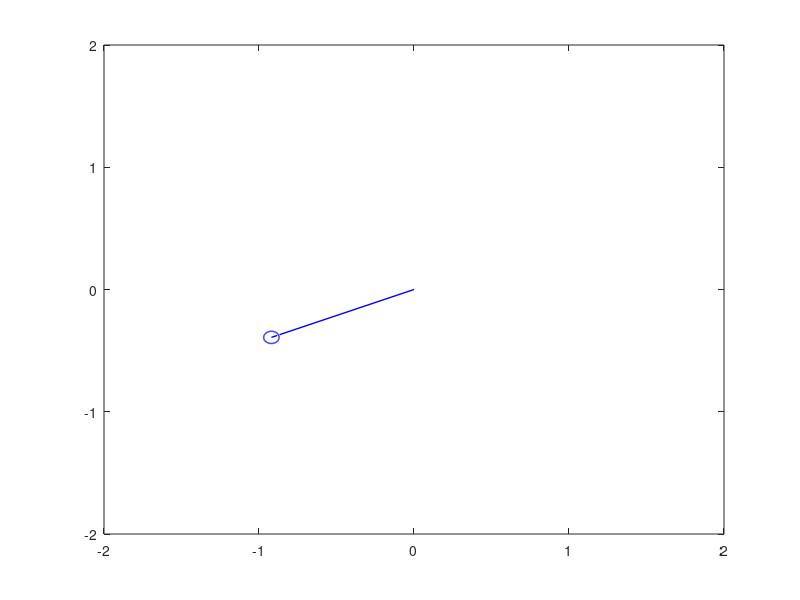

Here is the MATLAB script that generated this plot:
% Inverted Pendulum Simulation (linearisation at pi) %
clear
clf

Length = 1;
Mass = 15;
g=9.81;
vp_init=0;

%system parameters
k=g/Length;
%rk=sqrt(k); %used when undamped
theta_init=0.01;
c=1;

%specific solution parameters 
p=[1 c -k];
r=roots(p);
A=[r(1) r(2);1 1];
B=[0;theta_init];
C=linsolve(A,B);

t=0;
%motion of the platform
motion=0;
prev_time=0;
tic;

    while t<=15
        t=toc;
        dt=t-prev_time;
        vp = 0*t+vp_init;
        motion = motion + vp*t;
        
        %angle as a function of time
        theta_i = C(1)*exp(r(1)*t)+C(2)*exp(r(2)*t);  %for damped systems    
        %theta=theta_init/2*(exp(rk*t)+exp(-rk*t));  %for undamped system
        theta= real(theta_i);
        
        %plotting 
        lx=Length*cos(theta+(pi/2))+motion;
        ly=Length*sin(theta+(pi/2));

        plot([motion lx],[0 ly],'b','Linewidth',1);   
        viscircles([lx,ly],Length/20,'EdgeColor','b','LineWidth',1);
        
        axis([-Length-1+motion Length+1+motion -Length-1 Length+1])

        pause(0.01);
        
        if theta>pi/2 || theta<-pi/2
            break;
        end
        prev_time=t;
    end